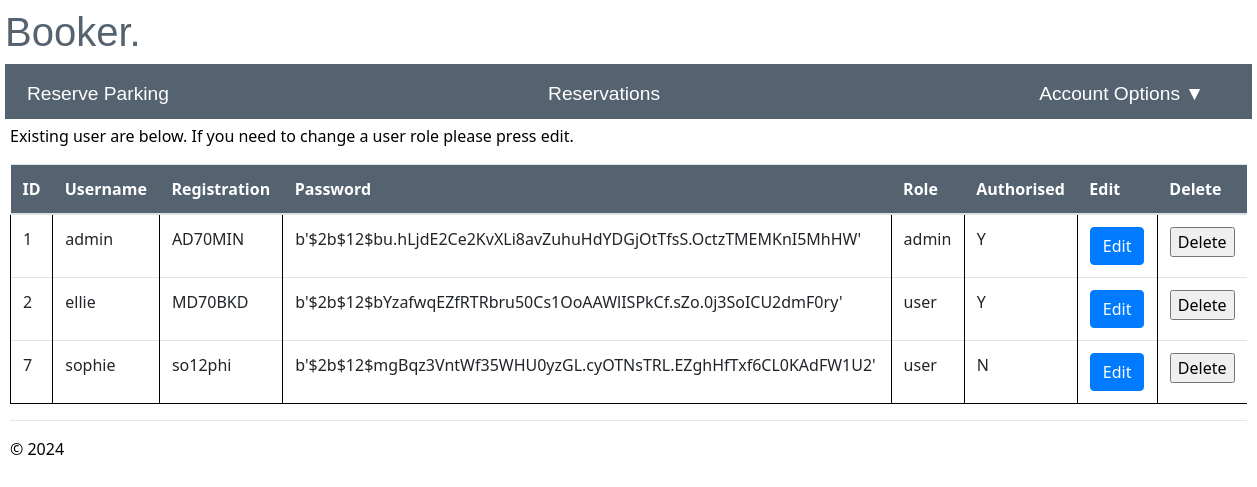
Page /admin/ (signed in) on the earlier database version.
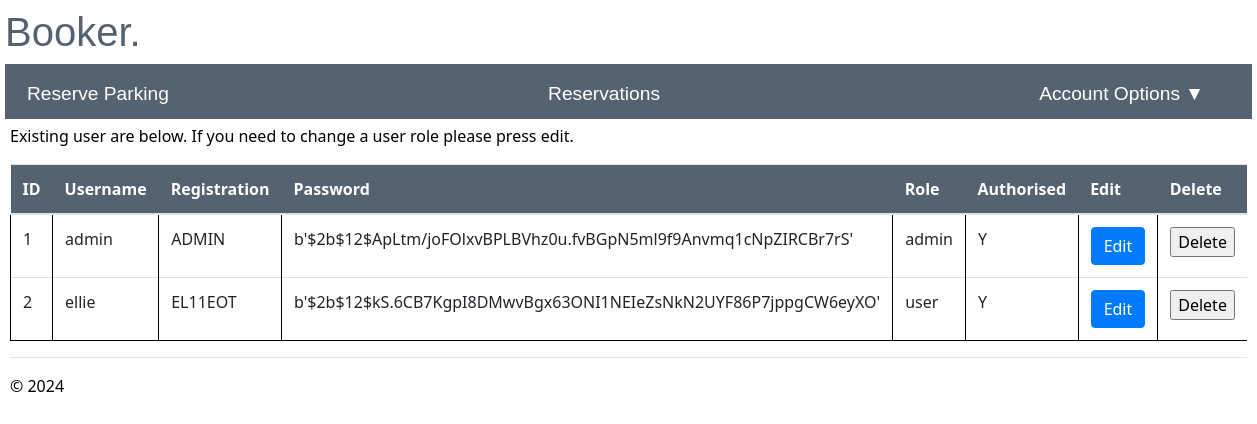
Same page on the later database version.
### app/models/models.py (models this page shows)
class User(db.Model, UserMixin):
    id = db.Column(db.Integer, primary_key=True, nullable=False)
    username = db.Column(db.String(20), nullable=False, unique=True)
    registration = db.Column(db.String(9), nullable=False, unique=True)
    password = db.Column(db.String(30), nullable=False)
    role = db.Column(db.String(5), nullable=False, default='user')
    authorised =db.Column(db.String(1), nullable=False, default='N')
    failed_login_attempts = db.Column(db.Integer,nullable=False, default=0)
    reservation = db.relationship('reserve', backref='user')

### app/admin/routes.py (the view)
@bp.route("/admin/")
@login_required
def admin():
    if current_user.role == 'admin':
        admin= User.query.all()
        current_app.logger.info('Username: %s accessed admin', current_user.username)
        return render_template('admin.html',admin=admin)
    else:
        current_app.logger.critical('Username: %s accessed attempted to access admin', current_user.username)
        flash("You are not authorised to access this page")
        return redirect(url_for("main.reserve_parking"))

### app/__init__.py (called while the page is built)
def create_app():
    app = Flask(__name__)
    env_config = os.getenv("PROD_APP_SETTINGS", "config.Config")
    app.config.from_object(env_config)
    db.init_app(app)
    login_manager.init_app(app)
    app.logger.setLevel(logging.INFO)
    handler = RotatingFileHandler('app.log', maxBytes=10240, backupCount=10)
    handler.setLevel(logging.INFO)
    formatter = logging.Formatter('%(asctime)s - %(levelname)s - %(message)s', datefmt='%Y-%m-%d %H:%M:%S')
    handler.setFormatter(formatter)
    app.logger.addHandler(handler)
    from app.main import bp as main_bp
    app.register_blueprint(main_bp)
    from app.user import bp as user_bp
    app.register_blueprint(user_bp)
    from app.admin import bp as admin_bp
    app.register_blueprint(admin_bp)
    @login_manager.user_loader
    def load_user(user_id):
        return User.query.get(int(user_id))
    return app

### app/user/routes.py (called while the page is built)
@bp.before_app_request
def make_session_permanent():
    session.permanent = True
    current_app.permanent_session_lifetime = timedelta(seconds=30)

### app/admin/templates/admin.html (shortened to what this page needs)
{% extends "layout.html" %}
{% block content %}
<p>Existing user are below. If you need to change a user role please press edit.</p>
<table class="table table-hover">
  <thead class="tables">
        <th>ID</th>
        <th>Username</th>
        <th>Registration</th>
        <th>Password</th>
        <th>Role</th>
        <th>Authorised</th>
        <th>Edit</th>
        <th>Delete</th>
    </thead>
    <tbody>
     {% for admin in admin %}
      <tr>
        <td>{{admin.id}}</td>
        <td>{{admin.username}}</td>
        <td>{{admin.registration}}</td>
        <td>{{admin.password}}</td>
        <td>{{admin.role}}</td>
        <td>{{admin.authorised}}</td>
        <td><a href='{{url_for("admin.edit_user", id=admin.id)}}' class='btn btn-primary'>Edit</a></td>
        <td>
          <form method="POST" action="/delete_user/">
            <input type="submit" value="Delete" onclick='return confirm("Are you sure you want to delete this user?")'>
          </form>
         </td>
      </tr>
     {%endfor%}
    </tbody>
  </table>
{% endblock %}

### app/main/templates/layout.html (shortened to what this page needs)
<!DOCTYPE html>
<html>
    <head>
        <link rel="stylesheet" href="https://stackpath.bootstrapcdn.com/bootstrap/4.5.2/css/bootstrap.min.css">
        <link rel="stylesheet" type="text/css" href="{{ url_for('static', filename='site.css')}}" />
    </head>
    <body>
        <div class="heading">
            <h1>Booker.</h1>
        <div class="navbar">
          <a  href="{{ url_for('main.reserve_parking') }}" class="navbar-item">Reserve Parking</a>
          <a href="{{ url_for('main.reservations') }}" class="navbar-item">Reservations</a>
          <div class="dropdown">
            <a class="navbar-item dropdown-arrow" >Account Options</a>
          </div>
        </div>
        <div class="body-content">
            {% block content %}
            {% endblock %}
            <hr/>
            <footer>
                <p>&copy; 2024</p>
            </footer>
        </div>
    </body>
</html>

### app/static/site.css (style rules this page uses)
.body-content { padding: 5px; font-family:'Segoe UI', Tahoma, Geneva, Verdana, sans-serif; color: rgb(0, 0, 0); }
.heading { display:block; flex-direction: column; justify-content: center; align-items: center; color: rgb(85, 99, 112); font-family:Arial, Helvetica, sans-serif }
.navbar { background-color: rgb(85, 99, 112); font-size: 1.2em; font-family: 'Trebuchet MS', 'Lucida Sans Unicode', 'Lucida Grande', 'Lucida Sans', Arial, sans-serif; color: white; padding: 8px 30px 2px 4px; }
.navbar-item { padding: 8px; margin: 0 10px; text-decoration: none; color: white; cursor: pointer; }
.dropdown-arrow::after { content: '\25BC'; margin-left: 5px; }
tr { border-bottom: 1px solid black; }
td { padding: 1em; border-left: 1px solid black; }
.tables { background-color: rgb(85, 99, 112); color: white; }

### app/main/templates/layout.html (style rules this page uses)
body { padding: 8px 5px 8px 5px; }

Differences in the rows shown:
removed User: id "7", username "sophie", registration "so12phi", password "b'$2b$12$mgBqz3VntWf35WHU0yzGL.cyOTNsTRL.EZghHfTxf6CL0KAdFW1U2'", role "user", authorised "N"
changed User "admin": registration "AD70MIN" → "ADMIN"; password "b'$2b$12$bu.hLjdE2Ce2KvXLi8avZuhuHdYDGjOtTfsS.OctzTMEMKnI5MhHW'" → "b'$2b$12$ApLtm/joFOlxvBPLBVhz0u.fvBGpN5ml9f9Anvmq1cNpZIRCBr7rS'"
changed User "ellie": registration "MD70BKD" → "EL11EOT"; password "b'$2b$12$bYzafwqEZfRTRbru50Cs1OoAAWlISPkCf.sZo.0j3SoICU2dmF0ry'" → "b'$2b$12$kS.6CB7KgpI8DMwvBgx63ONI1NEIeZsNkN2UYF86P7jppgCW6eyXO'"
